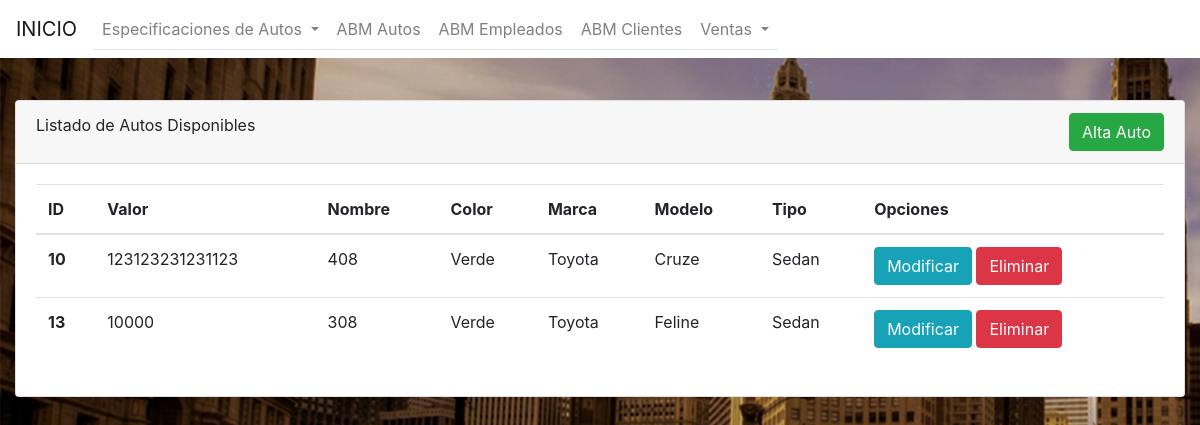
The app's page /autos_index.php with its own data.
### tables this page shows
CREATE TABLE `autos` (
  `id` int(40) NOT NULL,
  `valor` varchar(100) NOT NULL,
  `id_color` int(40) NOT NULL,
  `id_marca` int(40) NOT NULL,
  `id_modelo` int(40) NOT NULL,
  `id_tipo` int(40) NOT NULL,
  `id_nombre` int(40) NOT NULL
);

CREATE TABLE `nombre` (
  `id` int(40) NOT NULL,
  `nombre` varchar(45) NOT NULL
);

CREATE TABLE `color` (
  `id` int(40) NOT NULL,
  `color` varchar(45) NOT NULL
);

CREATE TABLE `marca` (
  `id` int(40) NOT NULL,
  `marca` varchar(45) NOT NULL
);

CREATE TABLE `modelo` (
  `id` int(40) NOT NULL,
  `modelo` varchar(45) NOT NULL
);

CREATE TABLE `tipo_auto` (
  `id` int(40) NOT NULL,
  `tipo_auto` varchar(45) NOT NULL
);

### autos_index.php (the view, shortened to what this page needs)
<!DOCTYPE html>
<html lang="en">
<head>
    <link rel="stylesheet" href="https://stackpath.bootstrapcdn.com/bootstrap/4.5.0/css/bootstrap.min.css">
    <nav class="navbar fixed-top navbar-expand-lg navbar-light bg-white">
        <a class="navbar-brand" href="index.php">INICIO</a>
        <div class="collapse navbar-collapse" id="navbarNav">
            <ul class="navbar-nav nav-tabs">
                <li class="nav-item dropdown">
                    <a class="nav-link dropdown-toggle" href="#" id="navbarDropdown" role="button" data-toggle="dropdown" aria-haspopup="true" aria-expanded="false">
                        Especificaciones de Autos
                    </a>
                </li>
                <li class="nav-item">
                    <a class="nav-link" href="autos_index.php">ABM Autos</a>
                </li>
                <li class="nav-item">
                    <a class="nav-link" href="empleado_index.php">ABM Empleados</a>
                </li>
                <li class="nav-item">
                    <a class="nav-link" href="cliente_index.php">ABM Clientes</a>
                </li>
                <li class="nav-item dropdown">
                    <a class="nav-link dropdown-toggle" href="#" id="navbarDropdown" role="button" data-toggle="dropdown" aria-haspopup="true" aria-expanded="false">
                        Ventas
                    </a>
                </li>
            </ul>
        </div>
    </nav>
</head>
<body style="background-image: url(background.jpg);">
    <div class="container-fluid" style="margin-top: 100px;">
        <div class="row justify-content-center">
            <div class="col">
                <div class="card">
                    <div class="card-header">
                        Listado de Autos Disponibles
                        <a href="autos_alta_form.php">
                            <button type="button" class="btn btn-success float-right">Alta Auto</button>
                        </a>
                    </div>
                    <div class="card-body">
                        <table class="table">
                            <thead>
                                <tr>
                                    <th scope="col">ID</th>
                                    <th scope="col">Valor</th>
                                    <th scope="col">Nombre</th>
                                    <th scope="col">Color</th>
                                    <th scope="col">Marca</th>
                                    <th scope="col">Modelo</th>
                                    <th scope="col">Tipo</th>
                                    <th scope="col">Opciones</th>
                                </tr>
                            </thead>
                            <tbody>
                                <?php
                                $conexion = mysqli_connect("localhost", "root", "", "concesionario") or die("Problemas con la conexión hacia la db.");
                                $registros = mysqli_query($conexion, "SELECT * FROM autos") or die("Problemas en el select:" . mysqli_error($conexion));
                                while ($reg =  mysqli_fetch_assoc($registros)) {
                                ?>
                                    <tr>
                                        <th scope="row"><?php echo $reg['id']; ?></th>
                                        <td><?php echo $reg['valor']; ?></td>
                                        <?php
                                        $tabla_nombre = "SELECT id, nombre FROM nombre WHERE id='$reg[id_nombre]'";
                                        $consulta_nombre = mysqli_query($conexion, $tabla_nombre) or die("ERROR:" . mysqli_error($conexion));
                                        $data_nombre = mysqli_fetch_array($consulta_nombre);
                                        ?>
                                        <td><?php echo $data_nombre['nombre']; ?></td>
                                        <?php
                                        $tabla_color = "SELECT id, color FROM color WHERE id='$reg[id_color]'";
                                        $consulta_color = mysqli_query($conexion, $tabla_color) or die("ERROR:" . mysqli_error($conexion));
                                        $data_color = mysqli_fetch_array($consulta_color);
                                        ?>
                                        <td><?php echo $data_color['color']; ?></td>
                                        <?php
                                        $tabla_marca = "SELECT id, marca FROM marca WHERE id='$reg[id_marca]'";
                                        $consulta_marca = mysqli_query($conexion, $tabla_marca) or die("ERROR:" . mysqli_error($conexion));
                                        $data_marca = mysqli_fetch_array($consulta_marca);
                                        ?>
                                        <td><?php echo $data_marca['marca']; ?></td>
                                        <?php
                                        $tabla_modelo = "SELECT id, modelo FROM modelo WHERE id='$reg[id_modelo]'";
                                        $consulta_modelo = mysqli_query($conexion, $tabla_modelo) or die("ERROR:" . mysqli_error($conexion));
                                        $data_modelo = mysqli_fetch_array($consulta_modelo);
                                        ?>
                                        <td><?php echo $data_modelo['modelo']; ?></td>
                                        <?php
                                        $tabla_tipo = "SELECT id, tipo_auto FROM tipo_auto WHERE id='$reg[id_tipo]'";
                                        $consulta_tipo = mysqli_query($conexion, $tabla_tipo) or die("ERROR:" . mysqli_error($conexion));
                                        $data_tipo = mysqli_fetch_array($consulta_tipo);
                                        ?>
                                        <td><?php echo $data_tipo['tipo_auto']; ?></td>
                                        <td>
                                            <a href="autos_alta_form_edit.php?id=<?php echo $reg['id'] ?>"><button type="button" class="btn btn-info">Modificar</button></a>
                                            <a href="autos_index.php?borrar=<?php echo $reg['id'] ?>"><button type="button" name="borrar" class="btn btn-danger">Eliminar</button></a>
                                        </td>
                                    </tr>
                                <?php
                                }
                                ?>
                            </tbody>
                        </table>
                    </div>
                </div>
            </div>
        </div>
    </div>
</body>
</html>

### records on screen
autos: id "10", valor "123123231231123", id_nombre.nombre "408", id_color.color "Verde", id_marca.marca "Toyota", id_modelo.modelo "Cruze", id_tipo.tipo_auto "Sedan"
autos: id "13", valor "10000", id_nombre.nombre "308", id_color.color "Verde", id_marca.marca "Toyota", id_modelo.modelo "Feline", id_tipo.tipo_auto "Sedan"
